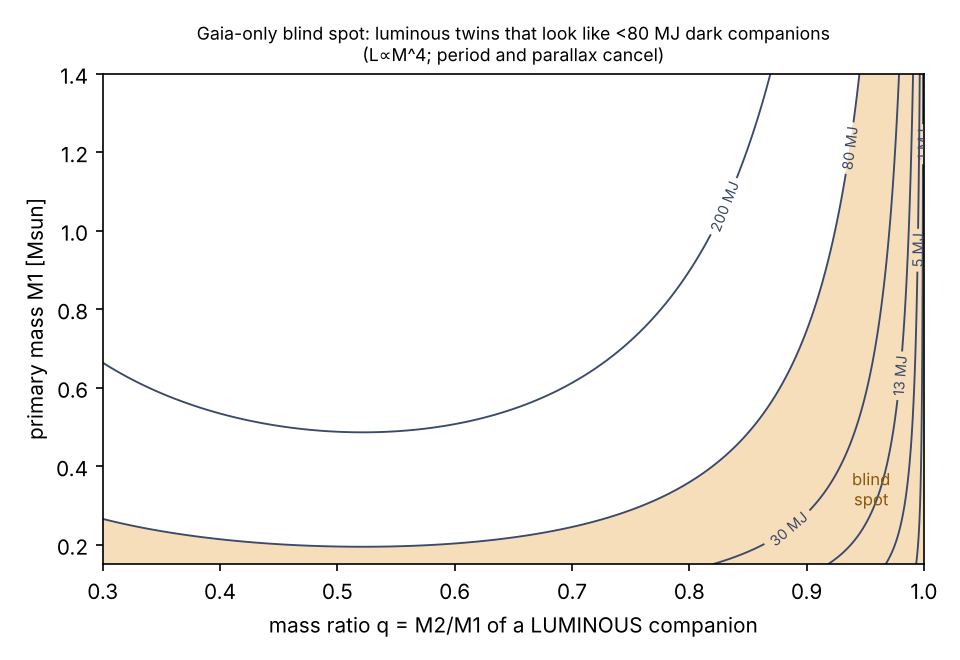

Write Python code to recreate this figure.
"""Exploratory (task B): where can Gaia-only data NOT separate a luminous-companion
impostor from a dark substellar companion?  Uses only the photocentre relation
a0 = a_rel (B - beta) plx and the CMD excess dMG = -2.5 log10(1+q^n).
Key fact: the equivalent dark mass depends on (M1, q, n) only - P and plx cancel."""
import json, numpy as np, pandas as pd
from scipy.optimize import brentq
MJ=9.546e-4
def m_eq(M1,q,n):
    beta=q**n/(1+q**n); B=q/(1+q)
    lhs=(M1*(1+q))**(1/3)*abs(B-beta)          # a_rel*(B-beta)/P^(2/3)
    f=lambda m:(M1+m)**(1/3)*m/(M1+m)-lhs
    if lhs<=0: return 0.0
    return brentq(f,1e-8,10)/MJ
M1s=np.linspace(0.15,1.4,126); qs=np.linspace(0.30,1.0,141)
d=pd.read_csv('results/dr3_candidates_scored.csv')
sig=float(d.sig_cmd.median())
out={"sig_cmd_median_mag":sig,"by_n":{}}
for n in (3.5,4.0,4.5):
    grid=np.array([[m_eq(M,q,n) for q in qs] for M in M1s])
    hidden=grid<80
    # lowest q that still masquerades below 80 MJ, per M1
    qlo=[float(qs[h].min()) if h.any() else None for h in hidden]
    dmg=-2.5*np.log10(1+np.array([q for q in qlo if q is not None])**n)
    out["by_n"][str(n)]={"q_lo_at_M1":{f"{M:.2f}":ql for M,ql in zip(M1s[::25],qlo[::25])},
        "CMD_excess_range_mag":[float(dmg.max()),float(dmg.min())],
        "CMD_excess_in_sigma":[float(-dmg.max()/sig),float(-dmg.min()/sig)]}
    if n==4.0: G4=grid
# fraction of DR3 candidates whose own sig_cmd leaves twins < 2 sigma in the CMD
out["frac_candidates_twin_below_2sigma"]=float(np.mean(0.75/d.sig_cmd<2))
out["frac_candidates_twin_below_3sigma"]=float(np.mean(0.75/d.sig_cmd<3))
json.dump(out,open('exploratory/blind_spot_map.json','w'),indent=1); print(json.dumps(out,indent=1))
import matplotlib; matplotlib.use('Agg'); import matplotlib.pyplot as plt
fig,ax=plt.subplots(figsize=(6.4,4.4),dpi=150)
lv=[1,5,13,30,80,200,1000]
cs=ax.contour(qs,M1s,G4,levels=lv,colors='#3b4a6b',linewidths=0.9)
ax.clabel(cs,fmt=lambda v:f"{v:g} MJ",fontsize=7)
ax.contourf(qs,M1s,G4,levels=[0,80],colors=['#e8a33d'],alpha=0.35)
ax.set_xlabel('mass ratio q = M2/M1 of a LUMINOUS companion'); ax.set_ylabel('primary mass M1 [Msun]')
ax.set_title('Gaia-only blind spot: luminous twins that look like <80 MJ dark companions\n(L∝M^4; period and parallax cancel)',fontsize=8.5)
ax.text(0.955,0.3,'blind\nspot',ha='center',fontsize=8,color='#8a5a10')
fig.tight_layout(); fig.savefig('exploratory/blind_spot_map.png')
